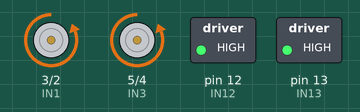
Recording of a sketch running on a simulated Arduino Uno, built with avr-gcc and run on an emulated ATmega328P. Shown: motor-driver pin pairs drawn as motors (green arrow = first pin HIGH = forward, orange = second pin HIGH = backward, longer = more drive), switched loads named in the sketch (green lamp = pin HIGH).

Above: at 2.0 s.
At 6.5 s:
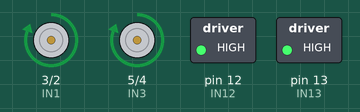
At 11.0 s:
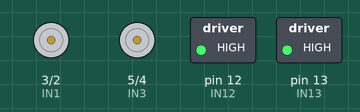
Timing chart, 0 to 15.5 s (numbered marks = the images above):
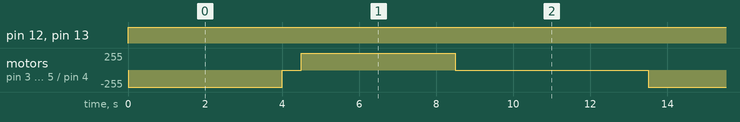

The sketch:

MOTOR.ino
```cpp
int IN3 = 5;
int IN4 = 4;
int IN2 = 2;
int IN1 =3;
int IN13 = 13;
int IN12 = 12;

void setup()
{
  pinMode (IN4, OUTPUT);    // Input4 conectada al pin 4
  pinMode (IN3, OUTPUT);    // Input3 conectada al pin 5
  pinMode (IN13, OUTPUT);
  pinMode (IN2, OUTPUT);
  pinMode (IN1, OUTPUT);
   pinMode (IN12, OUTPUT);
}
void loop()
{
  analogWrite(IN13,250);
  analogWrite(IN12,250);
  // Motor gira en un sentido
  digitalWrite (IN4, HIGH);
  digitalWrite (IN3, LOW);
    digitalWrite (IN2, HIGH);
  digitalWrite (IN1, LOW);
  delay(4000);
  // Motor no gira
  digitalWrite (IN4, LOW);
   digitalWrite (IN2, LOW);
  delay(500);

  // Motor gira en sentido inverso
  digitalWrite (IN3, HIGH);
    digitalWrite (IN1, HIGH);
  delay(4000);
  // Motor no gira
  digitalWrite (IN3, LOW);
    digitalWrite (IN1, LOW);
  delay(5000);

}
```

Measured:
- by itself, pin 12 (IN12), pin 13 (IN13): LOW → HIGH at 0.00 s
- by itself, motor on pin 3 (IN1) / pin 2 (IN2), motor on pin 5 (IN3) / pin 4 (IN4): repeats every 13.5 s: stopped 0.50 s, forward 255/255 4.0 s, stopped 5.0 s, backward 255/255 4.0 s
